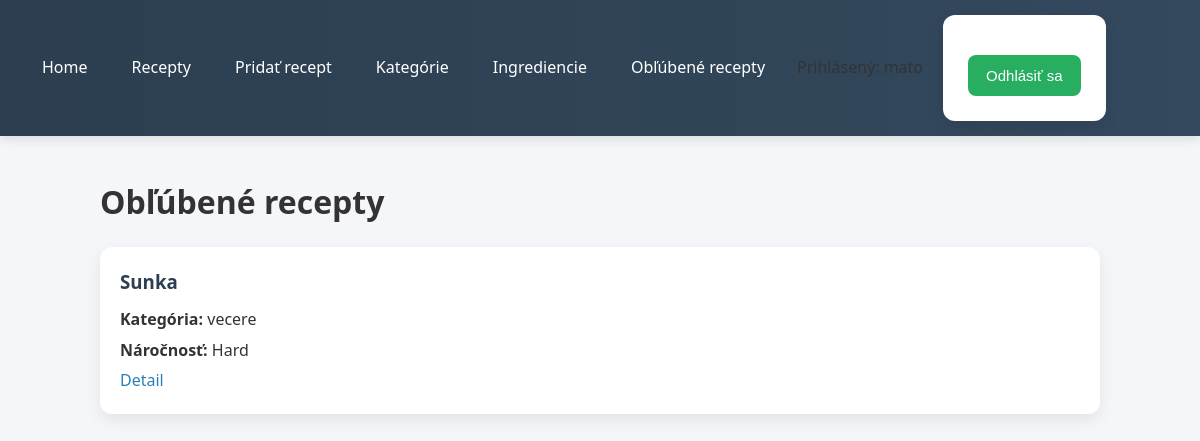
Before: /favorites/ (signed in) with the older database file.
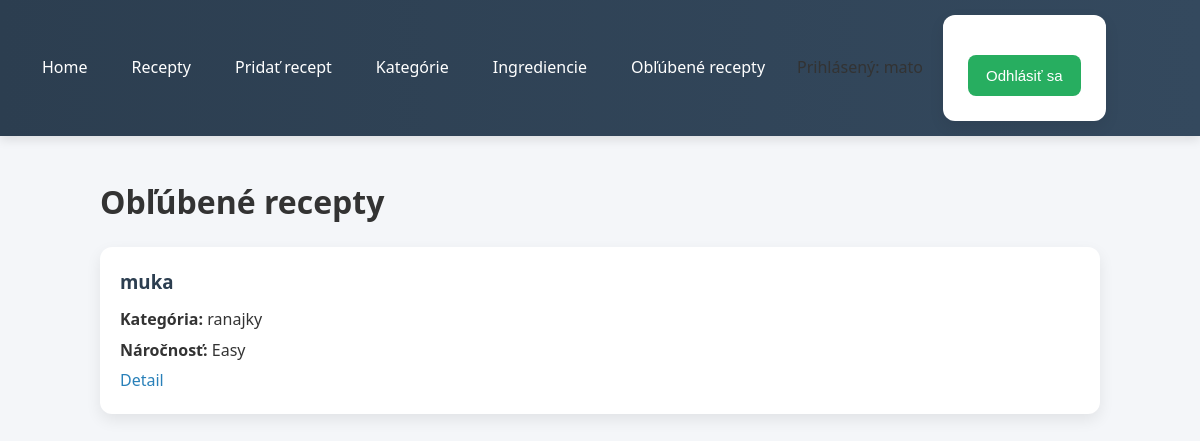
After: the same page with the newer database file.
### recipes/models.py (models this page shows, shortened)
class Recipe(models.Model):
    DIFFICULTY_CHOICES = [
        ('Easy', 'Easy'),
        ('Medium', 'Medium'),
        ('Hard', 'Hard'),
    ]
    name = models.CharField(max_length=150)
    description = models.TextField()
    procedure = models.TextField()
    prep_time = models.IntegerField()
    difficulty = models.CharField(max_length=20, choices=DIFFICULTY_CHOICES)
    category = models.ForeignKey(Category, on_delete=models.CASCADE)
    favorites = models.ManyToManyField(User, blank=True)

class Category(models.Model):
    name = models.CharField(max_length=100)
    description = models.TextField(blank=True)

### recipes/views.py (the view)
# urls.py: path('favorites/', views.favorite_recipes, name='favorite_recipes'),
@login_required
def favorite_recipes(request):
    recipes = Recipe.objects.filter(favorites=request.user)
    return render(request, 'recipes/favorites.html', {'recipes': recipes})

### recipes/templates/recipes/favorites.html (shortened to what this page needs)
{% extends 'recipes/base.html' %}
{% block content %}
<h1>Obľúbené recepty</h1>
{% for recipe in recipes %}
    <div class="recipe">
        <h3>{{ recipe.name }}</h3>
        <p><strong>Kategória:</strong> {{ recipe.category.name }}</p>
        <p><strong>Náročnosť:</strong> {{ recipe.difficulty }}</p>
        <a href="{% url 'detail' recipe.id %}">Detail</a>
    </div>
{% empty %}
    <p>Nemáš žiadne obľúbené recepty.</p>
{% endfor %}
{% endblock %}

Changed rows visible on the page:
removed Recipe: name "Sunka", category.name "vecere", difficulty "Hard"
added Recipe: name "muka", category.name "ranajky", difficulty "Easy"
